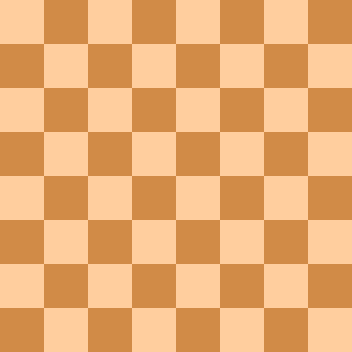
#> input picture 3-Object_Detection/Imagess/flat_chessboard.png, 352 x 352 px
$ jupyter execute Grid,ContourDetection.ipynb   (shell and % lines are left out)   (older library calls are emulated)
#> lines starting #> are read from the running program, lines starting #| are printed output that depends on the picture; after the words box and inside, x2 and y2 are one past the last pixel; in counts of white or black regions, pixels touching at a corner belong together
[cell 1]
import cv2
import matplotlib.pyplot as plt
import numpy as np

#### GRID DETECTION
Grid detection is often used to calibrate cameras and track motion.

OpenCV has built in methods for tracking grids and chessboard like patterns.

[cell 2]
flat_chess = cv2.imread('Imagess/flat_chessboard.png')
#> flat_chess is the input picture: shape (352, 352, 3); mean B, G, R 114.5, 172.5, 232
plt.imshow(flat_chess)

[cell 3]
#This method is actually specifically looking for the chess or checker board pattern. Usual grids do not go well with this method.

found,corners = cv2.findChessboardCorners(flat_chess,(7,7))
#> found = True; corners = 49 rows, first 8: [43.5, 43.5], [87.5, 43.5], [131.5, 43.5], [175.5, 43.5], [219.5, 43.5], [263.5, 43.5], [307.5, 43.5], [43.5, 87.5]

#The second argument is the grid size, 8*8 is not chosen as the model cannot identify the last ones.
#(There is grid pattern only inside the last border, the function requires the corner to be fully surrounded)

if (found):
    print("We found corners")
else:
    print("No corners found")

[cell 4]
#Coordinaates of the corners:
corners
#> Out has the same summary as corners

[cell 5]
cv2.drawChessboardCorners(flat_chess,(7,7),corners,found)
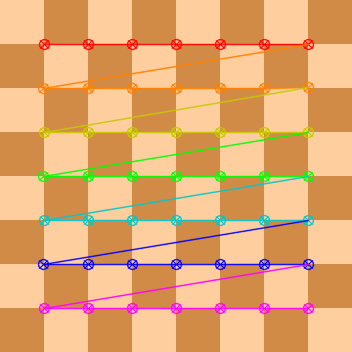
#> flat_chess: shape (352, 352, 3); 11.49% of pixels changed, all inside (x1, y1, x2, y2) = (37, 38, 315, 315)
plt.imshow(flat_chess)

#This basically marks the corners, and rows in different colors.
#It connects them with zigzag lines.

### CONTOUR DETECTON
Contours are defined as a curve joining all the continuous points (along the boundary) having the same color or intensity.

They are a useful tool for shape analysis and object detection/recognition.

OpenCV has a built in contour finder that can also help us differentiate between internal and external contours.

[cell 6]
img = cv2.imread('Imagess/internal_external.png',0)
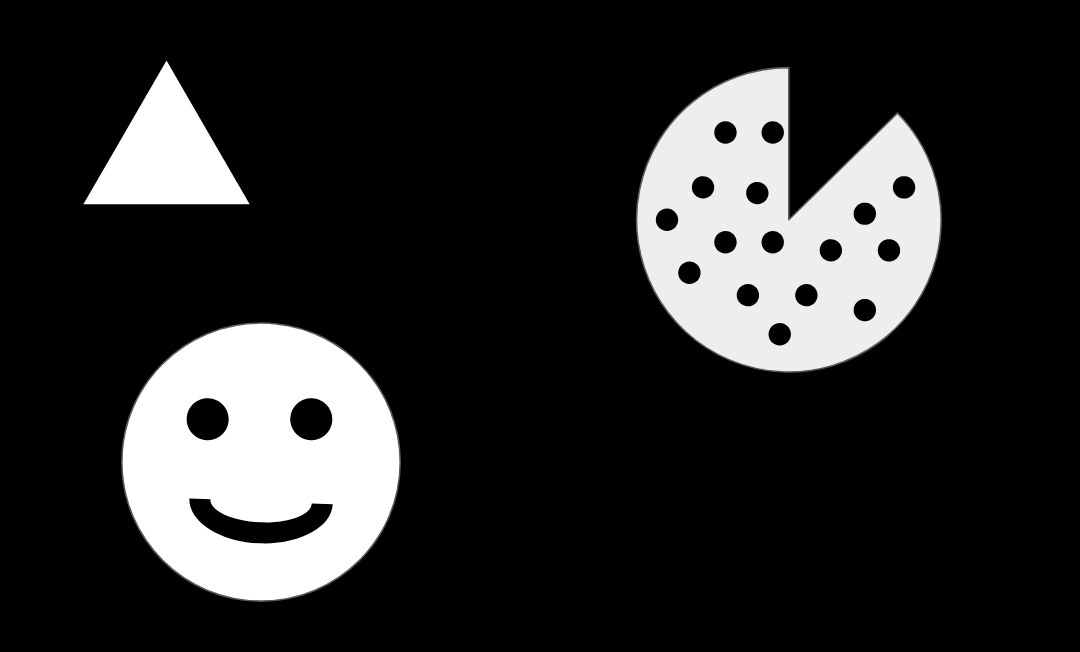
#> input picture 3-Object_Detection/Imagess/internal_external.png, 1080 x 652 px
#> img is the input picture: shape (652, 1080); min 0, max 255, mean 43.4
img.shape
#> Out = (652, 1080)

[cell 7]
plt.imshow(img, cmap='gray')

In the above picture, internal contours are the eyes and mouth of the smiley face, and the dots on the pizza or pacman(or whatever that is)

The external contours are the shapes themselves, the triangle, circle and the pacman

**findContours**

function will return back contours in an image, and based on the RETR method called, you can get back external, internal, or both:

* cv2.RETR_EXTERNAL:Only extracts external contours
* cv2.RETR_CCOMP: Extracts both internal and external contours organized in a two-level hierarchy
* cv2.RETR_TREE: Extracts both internal and external contours organized in a  tree graph
* cv2.RETR_LIST: Extracts all contours without any internal/external relationship

[cell 8]
image, contours, hierarchy = cv2.findContours(img, cv2.RETR_CCOMP, cv2.CHAIN_APPROX_SIMPLE)
#> contours = 22 contours; largest, box (x1, y1, x2, y2) and area: (635, 66, 942, 373) 64554, (121, 322, 401, 602) 61517, (83, 60, 250, 205) 12042, (189, 498, 333, 544) 3049, (186, 398, 229, 441) 1380

[cell 9]
type(contours)

[cell 10]
len(contours)
#> Out = 22

[cell 11]
type(hierarchy)

[cell 12]
hierarchy.shape
#> Out = (1, 22, 4)

[cell 13]
hierarchy
#> Out = 22 rows, first 6: [4, -1, 1, -1], [2, -1, -1, 0], [3, 1, -1, 0], [-1, 2, -1, 0], [21, 0, 5, -1], [6, -1, -1, 4]

[cell 14]
# Draw External Contours

# Set up empty array
external_contours = np.zeros(image.shape)

# For every entry in contours
for i in range(len(contours)):

    # last column in the array is -1 if an external contour (no contours inside of it)
    if hierarchy[0][i][3] == -1:

        # We can now draw the external contours from the list of contours
        cv2.drawContours(external_contours, contours, i, 255, -1)
#> this loop made 22 passes
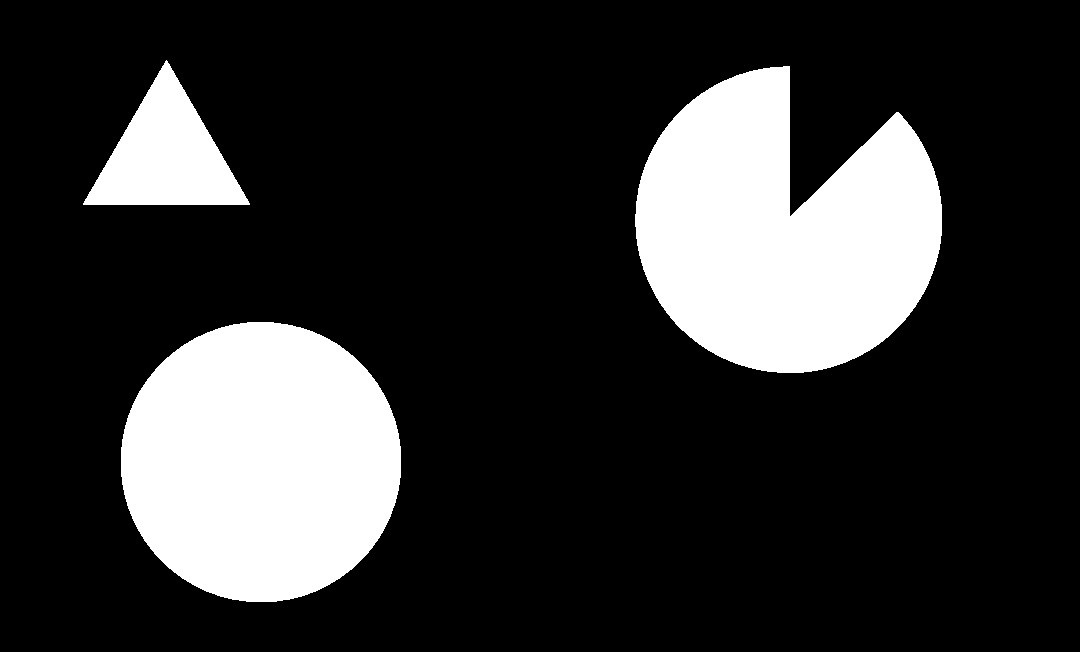
#> external_contours: shape (652, 1080) float64; 19.8% white; 3 white regions, box (x1, y1, x2, y2) and area: (635, 66, 942, 373) 65063, (121, 322, 401, 602) 61914, (83, 60, 250, 205) 12270

[cell 15]
plt.imshow(external_contours, cmap = 'gray')

[cell 16]
# Create empty array to hold internal contours
image_internal = np.zeros(image.shape)

# Iterate through list of contour arrays
for i in range(len(contours)):
    # If third column value is NOT equal to -1 than its internal
    if hierarchy[0][i][3] != -1:

        # Draw the Contour
        cv2.drawContours(image_internal, contours, i, 255, -1)
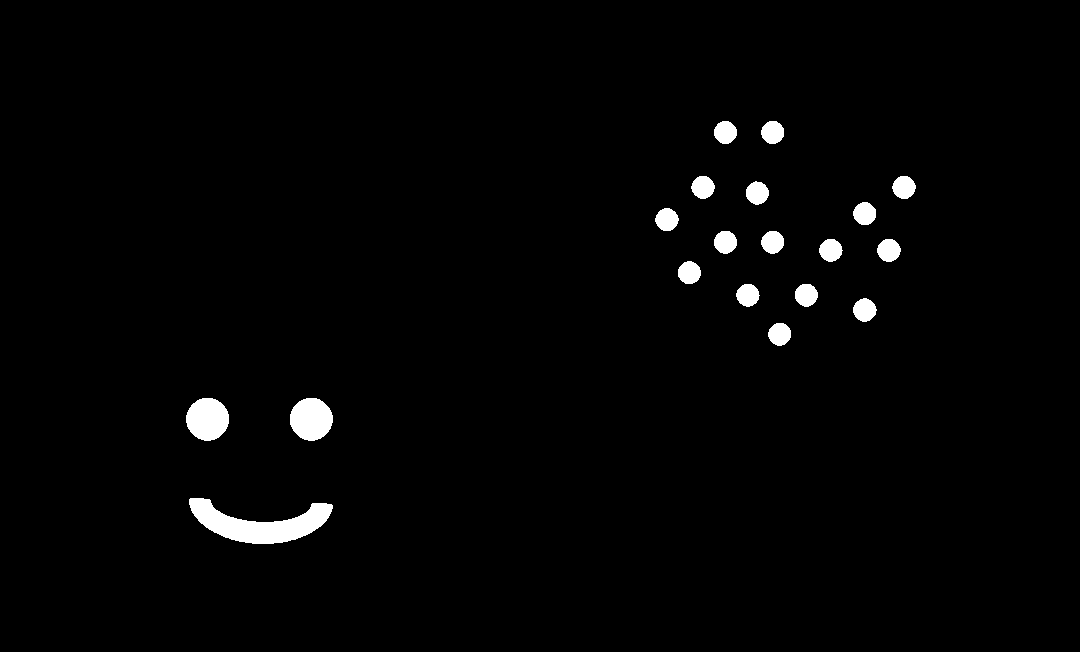
#> image_internal: shape (652, 1080) float64; 1.8% white; 19 white regions, largest, box (x1, y1, x2, y2) and area: (189, 498, 333, 544) 3207, (186, 398, 229, 441) 1440, (290, 398, 333, 441) 1438
